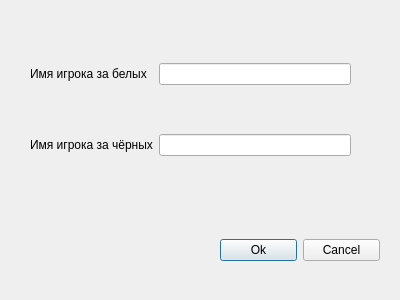
<?xml version="1.0" encoding="UTF-8"?>
<ui version="4.0">
 <class>Dialog</class>
 <widget class="QDialog" name="Dialog">
  <property name="geometry">
   <rect>
    <x>0</x>
    <y>0</y>
    <width>400</width>
    <height>300</height>
   </rect>
  </property>
  <property name="windowTitle">
   <string>Dialog</string>
  </property>
  <widget class="QWidget" name="horizontalLayoutWidget">
   <property name="geometry">
    <rect>
     <x>220</x>
     <y>210</y>
     <width>160</width>
     <height>80</height>
    </rect>
   </property>
   <layout class="QHBoxLayout" name="horizontalLayout">
    <item>
     <widget class="QPushButton" name="Ok_Button">
      <property name="text">
       <string>Ok</string>
      </property>
     </widget>
    </item>
    <item>
     <widget class="QPushButton" name="Cancel_Button">
      <property name="text">
       <string>Cancel</string>
      </property>
     </widget>
    </item>
   </layout>
  </widget>
  <widget class="QWidget" name="gridLayoutWidget">
   <property name="geometry">
    <rect>
     <x>30</x>
     <y>20</y>
     <width>321</width>
     <height>181</height>
    </rect>
   </property>
   <layout class="QGridLayout" name="gridLayout">
    <item row="0" column="0">
     <widget class="QLabel" name="label">
      <property name="text">
       <string>Имя игрока за белых</string>
      </property>
     </widget>
    </item>
    <item row="0" column="1">
     <widget class="QLineEdit" name="White_name"/>
    </item>
    <item row="1" column="0">
     <widget class="QLabel" name="label_2">
      <property name="text">
       <string>Имя игрока за чёрных</string>
      </property>
     </widget>
    </item>
    <item row="1" column="1">
     <widget class="QLineEdit" name="Black_name"/>
    </item>
   </layout>
  </widget>
 </widget>
 <resources/>
 <connections/>
</ui>
